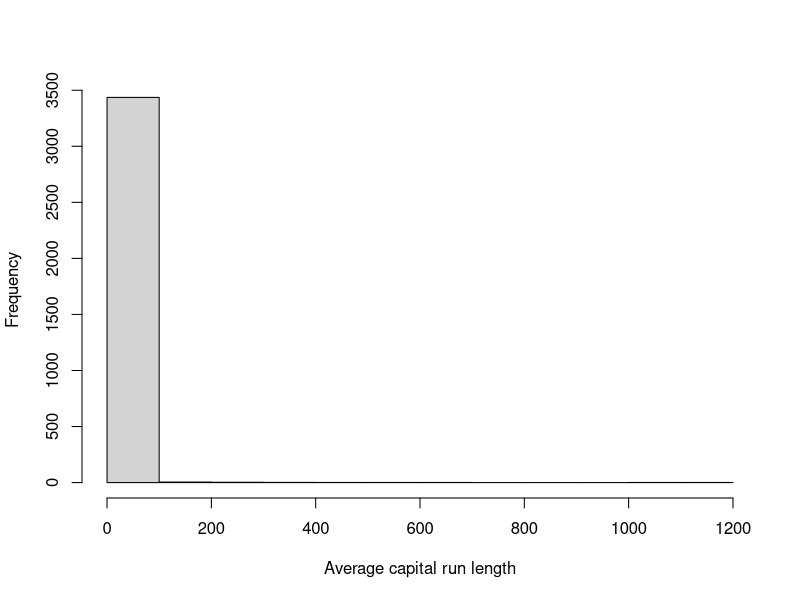
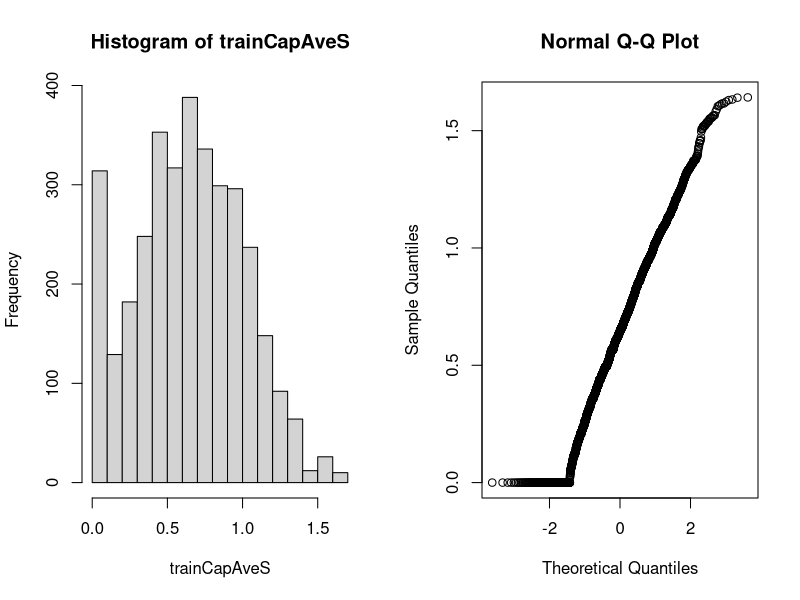
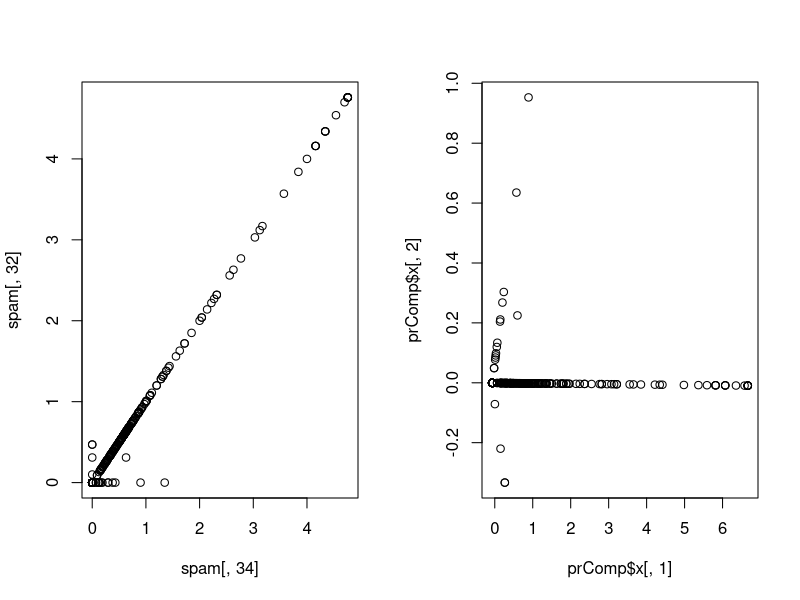
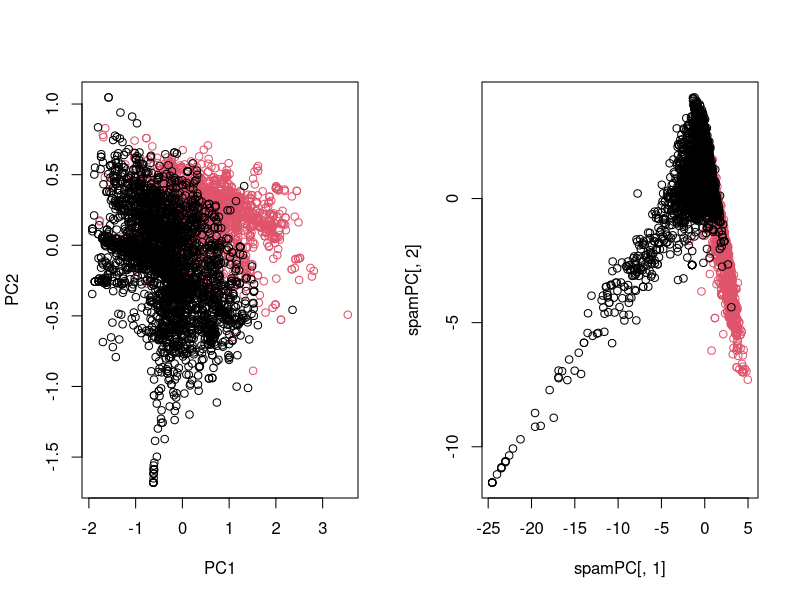

These figures' R source, in order:
library(caret)
library(kernlab)

data(spam)

#createDataPartition generates the indexes to be used in the partition
inTrain <- createDataPartition(y=spam$type, p=0.75, list = FALSE)

training <- spam[inTrain,]
testing <- spam[-inTrain,]

#By plotting the variables we check for weird behaviours in their distribution, skewed
# distributions etc -> need to transform them in order to make them more useful for
# prediction algorithms. This is particularly true when you're using
# model based algorithms. Like linear discriminate analysis, naive Bayes, linear regression

# histogram of average of capital letters IN A ROW, in spam training set
hist(training$capitalAve, main = "", xlab = "Average capital run length")

# In the histogram we can see that most averages ara about 0 to 100 but there are
# a few moch more larger (up to 1200) so we have a very SKEWED VARIABLE

mean(training$capitalAve)
# [1] 5.092227
sd(training$capitalAve)
# [1] 29.72811

# The standard deviation shows how  highly variable the variable is,
# so the need to preprocess:

# Standardizing  -----------------------------------------------------------

trainCapAve <- training$capitalAve
trainCapAveS <- (trainCapAve-mean(trainCapAve))/sd(trainCapAve)
mean(trainCapAveS) #really close to zero
sd(trainCapAveS) # 1

#Standardizing the test set
# IMPORTANT when running a prediction model on the testing set, we standardize
# the set using the mean and sd FROM the TRAINING set

testCapAve <- testing$capitalAve
testCapAveS <- (testCapAve-mean(trainCapAve))/sd(trainCapAve)
mean(testCapAveS) # WILL not be zero since we are standardizing with traning set mean and sd
sd(testCapAveS)  # WILL not be 1


# caret::preProcess function ----------------------------------------------

names(training)[58]
# [1] "type"
preObj <- preProcess(training[,-58], method = c("center","scale"))
# This will create an object usable to preprocess both the training and testing set
# this method performs the same normal standardization as in the previous chunk
# On ALL VARIABLES

trainCapAveS <- predict(preObj, training[,-58])$capitalAve
mean(trainCapAveS)
sd(trainCapAveS)

# the same preObj can be used to preprocess the testing set. The predict
# function will take the same values calculated with the traininig set an apply them
# to the testing set
testCapAveS <- predict(preObj, testing[,-58])$capitalAve
mean(testCapAveS)
sd(testCapAveS)

# PASSING preProcess as an ARGUMENT to caret::train function
set.seed(32343)
modelFit <- train(type ~., data = training,
                  preProcess=c("center", "scale"),
                  method="glm")
modelFit
modelFit$finalModel
# Box Transform Cox -------------------------------------------------------

# A Box Cox transformation is a way to transform non-normal dependent variables into a
# normal shape. Normality is an important assumption for many statistical techniques;
# if your data isn’t normal, applying a Box-Cox means that you are able to run a broader
# number of tests.

preObj <- preProcess(training[,-58], method = c("BoxCox"))
trainCapAveS <- predict(preObj, training[,-58])$capitalAve

#checking that the new data is normal:
par(mfrow=c(1,2))
hist(trainCapAveS)
qqnorm(trainCapAveS)

# Impute data -------------------------------------------------------------

# if some data is missing (NA's) we have to impute values into the data set, since
# usually prediction and training algorithms don't handle missing data


# For the example make some values NA
set.seed(13343)
training$capAveNA <- training$capitalAve
selectNA <- rbinom(dim(training)[1], size = 1, prob = 0.05) == 1
training$capAveNA[selectNA] <- NA

# Impute and standardize (impute using k-nearest neighbors) NOTE: preprocess has center + scale as default
preObj <- preProcess(training[,-58], method = c("knnImpute"))
capAve <- predict(preObj, training[,-58])$capAveNA

# Standardize True Values
capAveTruth <- training$capitalAve
capAveTruth <- (capAveTruth-mean(capAveTruth))/sd(capAveTruth)

# compare the true standardized set with the standardized imputed set
quantile(capAve - capAveTruth)

# Just the imputed values
quantile((capAve - capAveTruth)[selectNA])

# Principal Components Analysis -------------------------------------------

training <- spam[inTrain,]
testing <- spam[-inTrain,]


# FIRST we find which variables have a correlation bigger than 0.8
M <- abs(cor(training[,-58])) #column 58 is the output ("type" two levels: "spam" "nospam")
diag(M) <- 0 # to get rid of the 1's in the diagonal of the matrix of correlations
which(M > 0.8, arr.ind = TRUE)

##        row col
## num415  34  32
## num857  32  34

## So the variables "num415" and "num857" are highly correlated

names(spam)[c(34,32)]

## [1] "num415" "num857"

plot(spam[,34], spam[,32])

## PCA in use prcomp
smallSpam <- spam[,c(34,32)]
prComp <- prcomp(smallSpam)
plot(prComp$x[,1], prComp$x[,2])

prComp$rotation

##              PC1        PC2
## num415 0.7080625  0.7061498
## num857 0.7061498 -0.7080625

## So the first principal component is almost identical to adding the two variables, and the second subtracting

# PCA on spam data --------------------------------------------------------

typeColor <- ((spam$type=="spam")*1 + 1) #black if spam, red if not spam
prComp <- prcomp(log10(spam[,-58] + 1))
plot(prComp$x[,1], prComp$x[,2], col = typeColor, xlab = "PC1", ylab = "PC2")

## PCA with caret
preProc <- preProcess(log10(spam[,-58]+1), method = "pca", pcaComp = 2)
spamPC <- predict(preProc, log10(spam[,-58]+1))
plot(spamPC[,1],spamPC[,2], col = typeColor)

## fitting the model with principal components
preProc <- preProcess(log10(training[,-58]+1), method = "pca", pcaComp = 2)
trainPC <- predict(preProc, log10(training[,-58]+1))
modelFit <- train(x = trainPC, y = training$type,method="glm")

## trying the model with PCA on the testing set
testPC <- predict(preProc, log10(testing[,-58]+1))
confusionMatrix(testing$type, predict(object = modelFit,testPC))

## Doing the preprocessing as part of the training process
modelFit <- train(type ~ ., method = "glm", preProcess = "pca", data = training)

## predict on the testing set and confusion matrix
confusionMatrix(testing$type, predict(object = modelFit,testing))

## Confusion Matrix and Statistics

##           Reference
## Prediction nonspam spam
##    nonspam     666   31
##    spam         63  390

##                Accuracy : 0.9183
##                  95% CI : (0.9009, 0.9334)
##     No Information Rate : 0.6339
##     P-Value [Acc > NIR] : < 2.2e-16

##                   Kappa : 0.8267
##  Mcnemar's Test P-Value : 0.001387

##             Sensitivity : 0.9136
##             Specificity : 0.9264
##          Pos Pred Value : 0.9555
##          Neg Pred Value : 0.8609
##              Prevalence : 0.6339
##          Detection Rate : 0.5791
##    Detection Prevalence : 0.6061
##       Balanced Accuracy : 0.9200

##        'Positive' Class : nonspam
